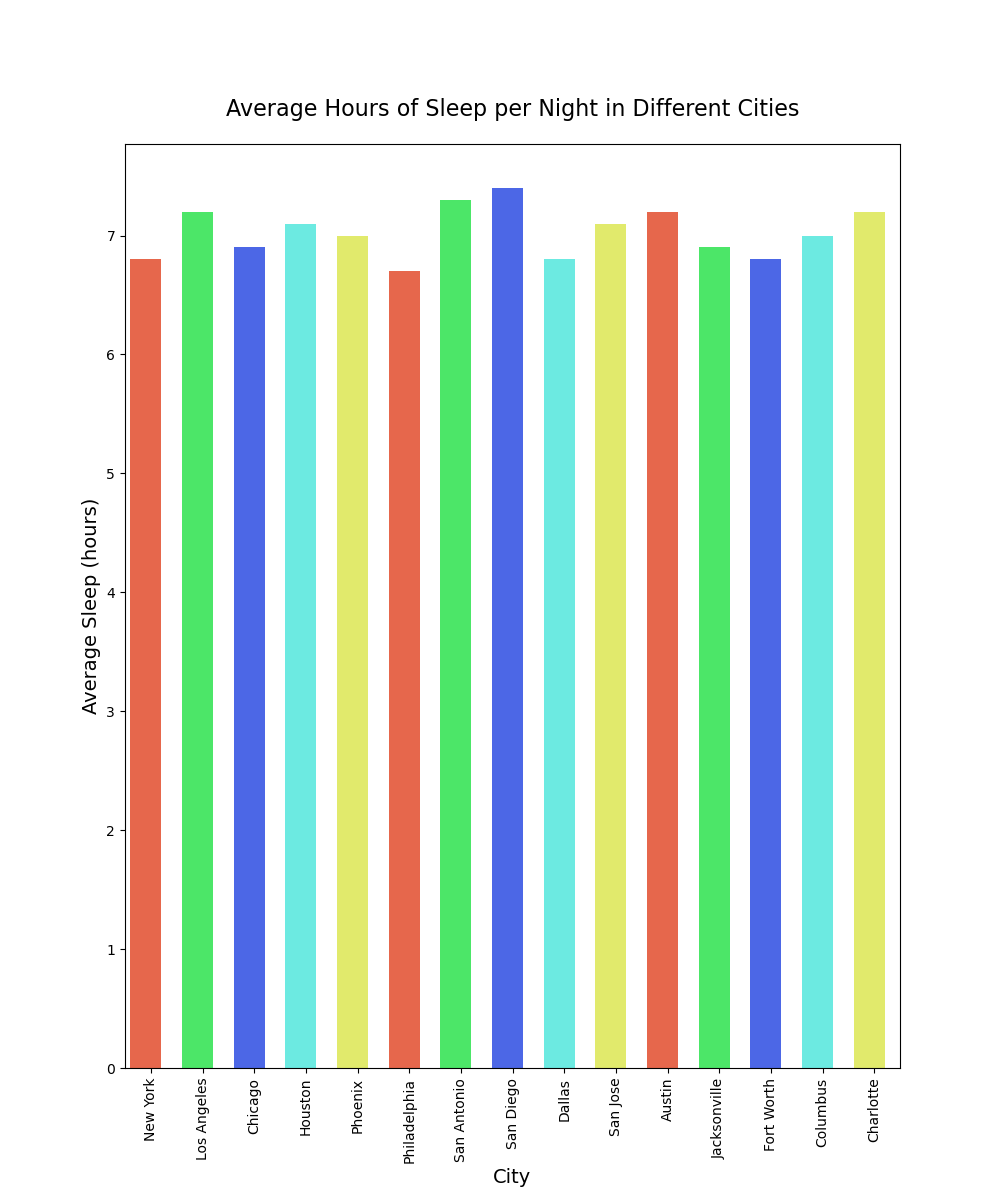

Reproduce this figure in Python.

import seaborn as sns
import pandas as pd
import matplotlib.pyplot as plt

data = {
    'city': ['New York', 'Los Angeles', 'Chicago', 'Houston', 'Phoenix', 'Philadelphia',
             'San Antonio', 'San Diego', 'Dallas', 'San Jose', 'Austin', 'Jacksonville',
             'Fort Worth', 'Columbus', 'Charlotte'],
    'average_sleep': [6.8, 7.2, 6.9, 7.1, 7.0, 6.7, 7.3, 7.4, 6.8, 7.1, 7.2, 6.9, 6.8, 7.0, 7.2]
}

df = pd.DataFrame(data)

plt.figure(figsize=(10, 12))
barplot = sns.barplot(
    x='city',
    y='average_sleep',
    data=df,
    palette=['#FF5733', '#33FF57', '#3357FF', '#57FFF3', '#F3FF57', '#FF5733', '#33FF57', '#3357FF', '#57FFF3',
             '#F3FF57', '#FF5733', '#33FF57', '#3357FF', '#57FFF3', '#F3FF57'],
    orient='v'
)

for bar in barplot.patches:
    bar.set_width(0.6)

plt.title('Average Hours of Sleep per Night in Different Cities', fontsize=16, pad=20)
plt.xlabel('City', fontsize=14)
plt.ylabel('Average Sleep (hours)', fontsize=14)
plt.xticks(rotation=90)

plt.show()
